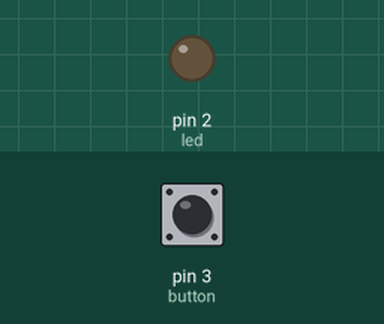
Recording of a sketch running on a simulated Arduino Uno, built with avr-gcc and run on an emulated ATmega328P. Shown: output pins drawn as LEDs (lit = HIGH). Dashed ring = blinking. The inputs (shaded band) are chosen by the test bench; at power-on: pin 3 (button) HIGH.

Above: at 1.2 s.
1.3 s: pin 3 (button) pulled LOW for 1 s
At 1.6 s:
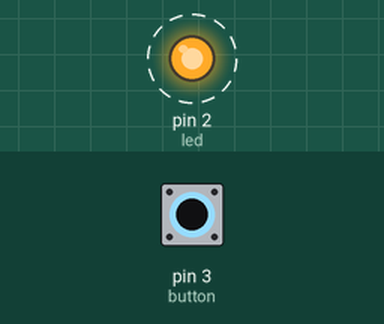
3.8 s: pin 3 (button) pulled LOW for 0.15 s
At 5.0 s:
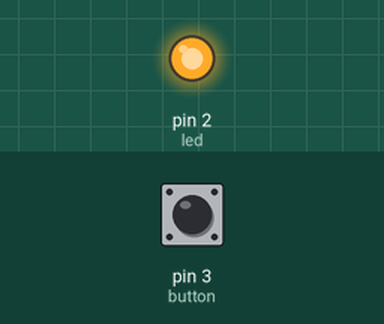
5.4 s: pin 3 (button) pulled LOW for 3.2 s
At 5.7 s:
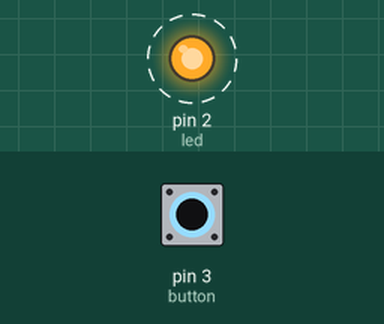
Timing chart, 0 to 9.9 s (numbered marks = the images above; inputs shaded):
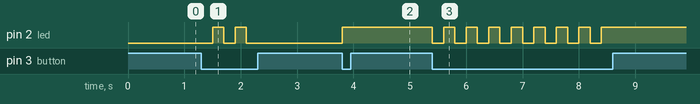

Measured:
- after the input at 1.3 s, pin 2 (led): alternates HIGH for 0.20 s and LOW for 0.20 s, 4 changes in all, then stays LOW, starting after 0.20 s
- after the input at 3.8 s, pin 2 (led): LOW → HIGH at once
- after the input at 5.4 s, pin 2 (led): alternates HIGH for 0.20 s and LOW for 0.20 s, 16 changes in all, then stays HIGH, starting at once

The sketch:

sketch_2a.ino
```cpp
/*
	Cambiamo lo stato di un LED da acceso a spento
	quando premiamo un pulsante, salvando lo stato
*/

const int led = 2;		// il pin dove è il LED
const int button = 3;	// il pin dove è il pulsante
bool state = true;

void setup ()
{
	pinMode(led, OUTPUT);	// impostiamo come output
	pinMode(button, INPUT_PULLUP);	// impostiamo come input
}

void loop ()
{
	if (!digitalRead(button))
	{
		state = !state;
		digitalWrite(led, state);
		delay(200);
	}
}
```
